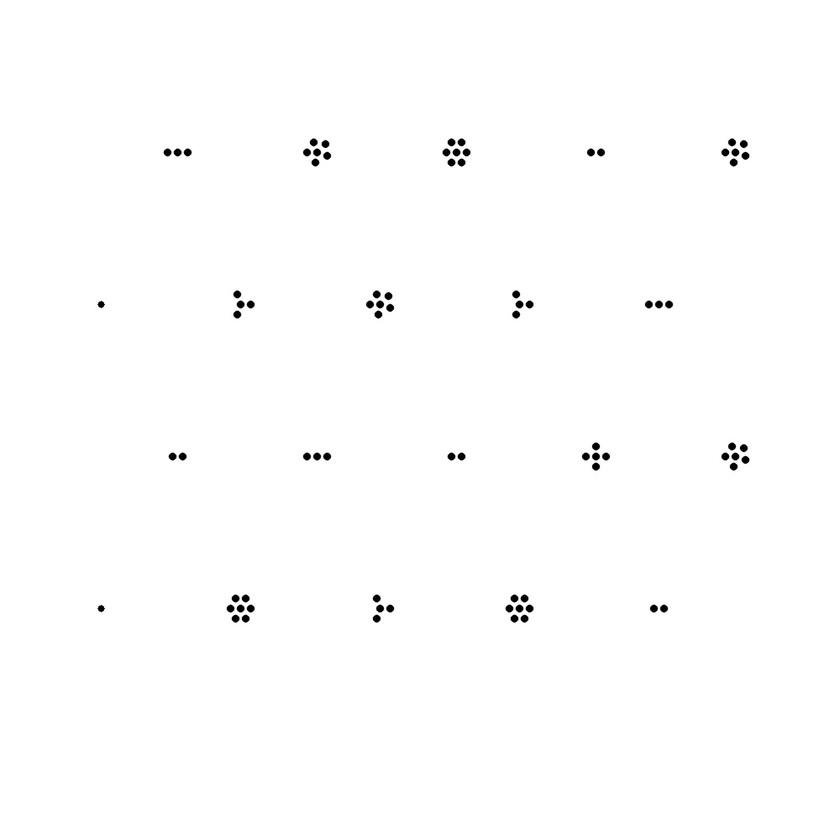
//> input picture DDCM/pattern.jpg, 840 x 840 px, shrunk from 1000 x 1000 before the run
$ ./mainScript   (built with g++ and OpenCV 4)
//> lines starting //> are read from the running program, lines starting //| are printed output that depends on the picture; after the words box and inside, x2 and y2 are one past the last pixel; in counts of white or black regions, pixels touching at a corner belong together
#include <iostream>
#include "opencv2/highgui/highgui.hpp"
#include "opencv2/imgproc/imgproc.hpp"
#include <math.h>
#include <algorithm>
#include <bits/stdc++.h>
#include <time.h> // for random
#include <fstream>
#include "opencv2/highgui/highgui.hpp"
#include "opencv2/imgproc/imgproc.hpp"

cv::RNG rng(12345);
#define PI 3.141592654f

class DotCluster
{
public:
	DotCluster(){};
	// [4 lines left out: function DotCluster, not called in this run]
	int dotNumber;
	cv::Point2f position;
    cv::Point2f dev;
    std::vector<int> votes;
    int id;
    int modeCount;

};
class DC
{
public:
    // [6 lines left out: function DC, not called in this run]
    int id;
    std::string status;
    cv::Point2f position;
    cv::Point2f velocity;
    cv::Point2f deviation;
};

static void draw_delaunay( cv::Mat& img, cv::Subdiv2D& subdiv, cv::Scalar delaunay_color, std::vector<cv::Vec6f> *T ){
    std::vector<cv::Vec6f> triangleList;
    subdiv.getTriangleList(triangleList);
    std::vector<cv::Point> pt(3);
    cv::Size size = img.size();
    cv::Rect rect(0,0, size.width, size.height);

    for( size_t i = 0; i < triangleList.size(); i++ ){
        cv::Vec6f t = triangleList[i];
        pt[0] = cv::Point(cvRound(t[0]), cvRound(t[1]));
        pt[1] = cv::Point(cvRound(t[2]), cvRound(t[3]));
        pt[2] = cv::Point(cvRound(t[4]), cvRound(t[5]));

        // Draw rectangles completely inside the image.
        if ( rect.contains(pt[0]) && rect.contains(pt[1]) && rect.contains(pt[2])){
           line(img, pt[0], pt[1], delaunay_color, 1, CV_AA, 0);
           line(img, pt[1], pt[2], delaunay_color, 1, CV_AA, 0);
           line(img, pt[2], pt[0], delaunay_color, 1, CV_AA, 0);
            (*T).push_back(triangleList[i]);
        }
    }
}

int calculateKey(std::vector<int> numberDots){
    int i = 0;
    for(int j = 0; j < numberDots.size(); ++j){
        i += (numberDots[j] - 1)*pow(3, j-1);
    }
    return i;
}

int findIndex(std::vector<cv::Point2f> centres, cv::Point2f P){
    int index = -1;
    for(int i = 0; i < centres.size(); ++i){
        if(centres [i] == P){
            index = i;
            return index;
        }
    }
    return index;
}

int myMode(std::vector<int> input, int* numberOfVotes){
    std::vector<int> votes ;
    for(int i = 0; i <input.size(); ++i){
        for(int j = 0; j < input[i]; ++j){
            votes.push_back(i+1);
        }
    }
    if(votes.size() == 0){
        return -1;
    }
    std::sort(votes.begin(), votes.end());

    int number = votes[0], modeVal = number;
    int count = 1, countMode = 1;
    int prevMax = 0;
    for (int i=1; i<votes.size(); i++){
        if(votes[i] == number) {
            ++count;
        }
        else{
            if (count > countMode){
                countMode = count;
                modeVal = number;
            }
            else if(count == countMode){
                prevMax = count;
            }
            count = 1;
            number = votes[i];
        }
    }
    if (count > countMode){
        modeVal = number;
    }
    else if(count == countMode){
        prevMax = count;
    }
    (*numberOfVotes) = countMode;
    if(prevMax < countMode){
        return modeVal;
    }
    else{
        return -1;
    }
}

// [28 lines left out: function getPermutation, not called in this run]

std::vector<int> getTriangleOrder(std::vector<int> input, int triangles[3], std::vector <std::vector <int> > triangleIndices){
    std::vector<int> output;
    int A, B, t, X, triangle;
    std::vector<int> T;

    for(int i = 0; i < 3; ++i){
        A = input[i];
        B = input[(i+1)%3];
        for(int j = 0; j < 3; ++j){
            t = triangles[j];
            T = triangleIndices[t];
            if(((A == T[0])||(A == T[1]) ||(A==T[2]))&&((B == T[0])||(B == T[1])|| (B == T[2]))){
                for(int k = 0; k < 3; ++k){
                    if((T[k]!=A)&&(T[k]!=B)){
                        output.push_back(T[k]);
                    }
                }
                output.push_back(B);
            }
        }
    }
    return output;
}

void removeMultipleVotes(std::vector<DotCluster> * input){
    int SIZE = (*input).size();
    int currentID, currentMax;
    for(int i = 0; i < SIZE; ++i){
        currentID = (*input)[i].id;
        currentMax =(*input)[i].modeCount;
        if (currentID != -1){
            for(int j = i + 1; j <SIZE; ++j){
                if((*input)[j].id == currentID){
                    if((*input)[j].modeCount < currentMax){
                        (*input)[j].id = -1;
                    }
                    else if ((*input)[j].modeCount == currentMax){
                        (*input)[j].id = -1;
                        (*input)[i].id = -1;
                    }
                    else{
                        (*input)[i].id = -1;
                    }
                }
            }
        }
    }
}

int fillHashtable( std::unordered_map <int, std::vector<int> > * hashTable, const char* IdFilename, const char * markersFilename, const char * patFilename){
//> called with IdFilename = "markerIDs.txt", markersFilename = "markerClusters.txt", patFilename = "pattern.text"
    std::vector<int> test, IDs ;
    int key, width, height, j = 0, a, b, c;
    std::fstream myfile(IdFilename, std::ios_base::in);
    std::fstream myfile2(markersFilename, std::ios_base::in);
    std::fstream myfile3(patFilename, std::ios_base::in);

    while(myfile3 >> c){
        if(j == 0){
            width = c;
        }
        else if (j ==1 ){
            height = c;
        }
        ++j;
    }

    int i = 0;
    while (myfile >> a){
        myfile2 >> b;
        if(i%6 == 0 ){
            if(test.size()>0){
                for(int j = 0; j < 3; ++j){
                    key = calculateKey(getPermutation(test, j));
                    (*hashTable)[key] = IDs;
                }
                IDs.clear();
                test.clear();
            }
        }
        test.push_back(b);
        IDs.push_back(a);
        ++i;
    }

    return width*height;
}


int main(){

    //INITIALISE THE GRID-----------------------------------------
    //NOTE: ID indexing begins at 1

    std::vector<int> outputTest(6);
    std::unordered_map <int, std::vector<int> > hashTable;
    int numberOfClusters =  fillHashtable(&hashTable, "markerIDs.txt", "markerClusters.txt", "pattern.text");

    std::vector<DC> clusterData(numberOfClusters);
    for(int i = 0; i<numberOfClusters ; ++i){
        clusterData[i].id = i + 1;
    }
   // [232 lines of commented-out code are left out]


    float maxContourArea = 1000.0f;
    float minContourArea = 10.0f;
    float eMax = 0.1f;
    int contourThreshold = 100;
    int gridThreshold = 32;
    int gridWidth = 32;
    float controlParam = 1.0f;

    cv::Mat imgInput, imgThresh, canny_edges, drawing;
    std::vector<std::vector<cv::Point> > contours, contoursThresh,  finalContours;
    std::vector<cv::Vec4i> hierarchy;

    imgInput = cv::imread("pattern.jpg");
//> imgInput is the input picture: 840 rows x 840 cols, CV_8UC3; min 0, max 255, mean 253.6
    cv::cvtColor(imgInput, imgInput, CV_BGR2GRAY);
//> imgInput: 840 rows x 840 cols, CV_8UC1
    adaptiveThreshold(imgInput, imgThresh, 255, cv::ADAPTIVE_THRESH_GAUSSIAN_C, CV_THRESH_BINARY,25,5); //these values can be varied
    blur( imgThresh, imgThresh, cv::Size(3,3));
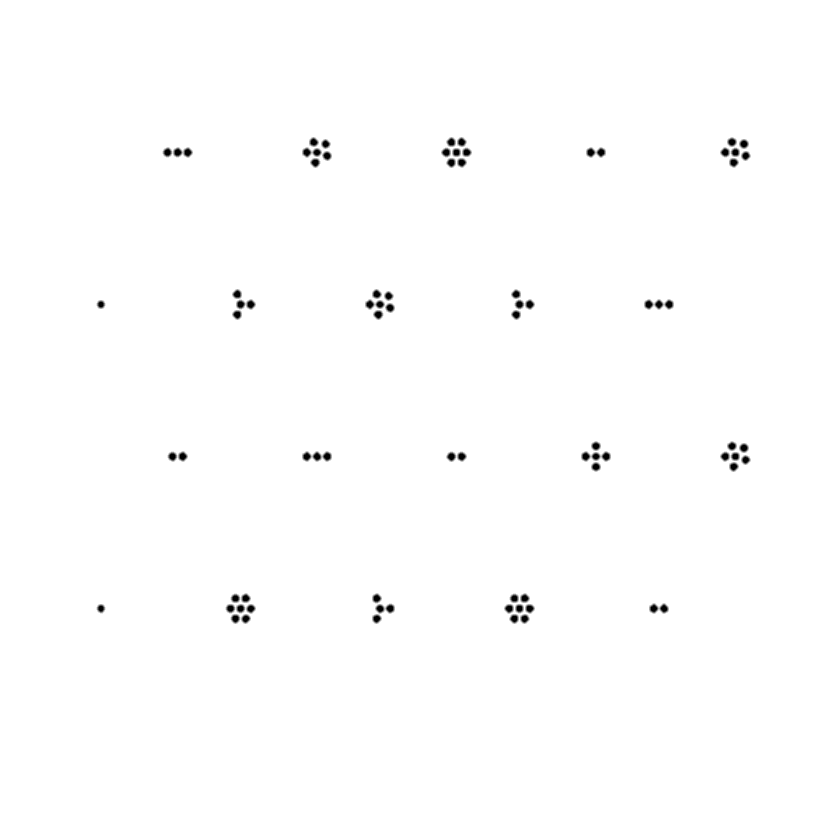
//> imgThresh: 840 rows x 840 cols, CV_8UC1; min 0, max 255, mean 253.6
    Canny( imgThresh, canny_edges, contourThreshold, contourThreshold*3, 7 , true);
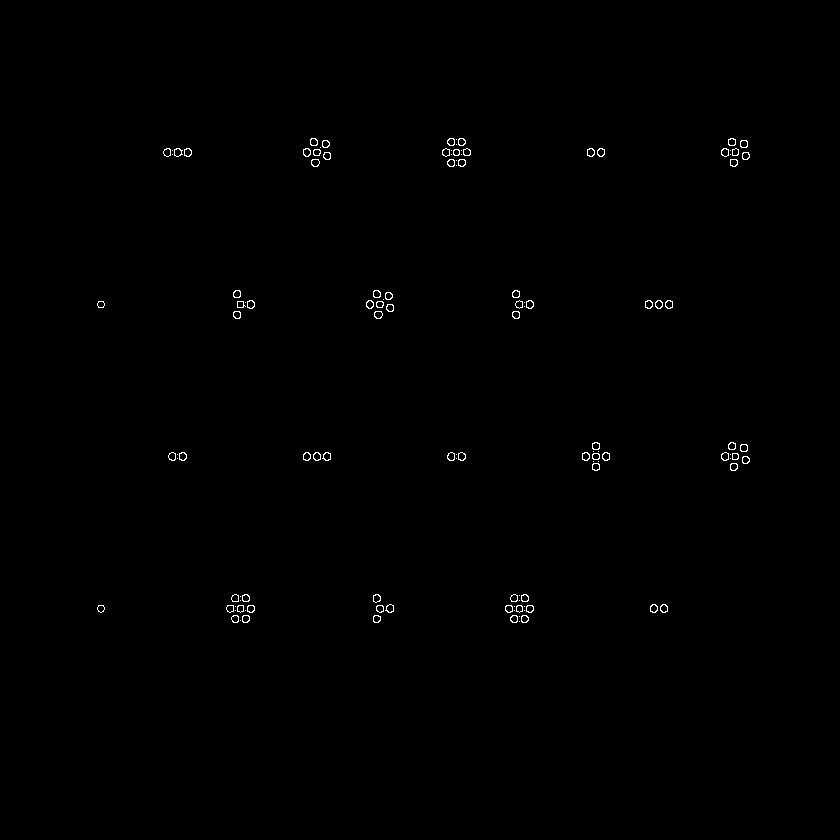
//> canny_edges: 840 rows x 840 cols, CV_8UC1; 0.32% white in thin lines or dots, all inside (x1, y1, x2, y2) = (97, 138, 750, 623)
    findContours( imgThresh, contours, hierarchy, CV_RETR_TREE, CV_CHAIN_APPROX_SIMPLE);
//> contours = 82 contours; largest, box (x1, y1, x2, y2) and area: (0, 0, 840, 840) 703921, (740, 444, 748, 452) 31, (740, 140, 748, 148) 31, (374, 311, 382, 319) 30, (233, 311, 241, 319) 30

    drawing = cv::Mat( imgInput.size(), CV_8UC3 );
    drawing.setTo(cv::Scalar(255,255,255));

    std::vector<float> radius;
    int TotalNumberContours = contours.size();
//> TotalNumberContours = 82
    for( int i = 0; i< TotalNumberContours; i++ ){
        if((contourArea(contours[i]) < maxContourArea) && (contourArea(contours[i]) > minContourArea)){
            contoursThresh.push_back(contours[i]);
        }
    }
//> this loop made 82 passes

    int NumberOfThreshContours = contoursThresh.size();
//> NumberOfThreshContours = 81
    std::vector<cv::Moments> mu(NumberOfThreshContours);
//> mu = 81 items
    std::vector<cv::Point2f> mc(NumberOfThreshContours);
    for( int i = 0; i < NumberOfThreshContours; i++ ){
        mu[i] = moments( contoursThresh[i], true );
    }
//> this loop made 81 passes
    for( int i = 0; i <  NumberOfThreshContours; i++ ){
        mc[i] = cv::Point2f( mu[i].m10/mu[i].m00 , mu[i].m01/mu[i].m00 );
    }
//> after the loop, mc = 81 Points (x, y), first 12: [524, 618.2], [514, 618.1], [376.1, 618.2], [245.3, 618.3], [235, 618.1], [663.7, 608.2], [653.1, 608.1], [529.1, 608], [519, 608], [508.9, 608], [389.9, 608], [379.7, 608.2]

    std::vector<std::vector <int> > indicesInGrid;
    std::vector<int> tempGridIndices;
    int pointsInGrid;
    for(int i = 0; i < imgInput.cols; i+= gridWidth){
        pointsInGrid = 0;
        tempGridIndices.clear();
        for(int j = 0; j < imgInput.rows; j+= gridWidth){
            for(int k = 0; k< NumberOfThreshContours; ++k){
                if((mc[k].x >= i)&&(mc[k].x < i + gridWidth)&&(mc[k].y >= j)&&(mc[k].y < j + gridWidth)){
                    tempGridIndices.push_back(k);
                    ++pointsInGrid;
                }
            }
        }
        if(pointsInGrid < gridThreshold){
            indicesInGrid.push_back(tempGridIndices);
        }
    }
//> this loop made 27 passes
//> pointsInGrid on passes 1 to 4: 0, 0, 0, 2
//> after the loop, pointsInGrid = 0

    std::vector< cv::Point2f> geometricDeviation;//( NumberOfThreshContours);
    std::vector<float> eccentricty;//(NumberOfThreshContours);
    int gridIndex;
    float Eccentricity;
    cv::Point2f GeometricDeviation;
    std::vector<cv::Point2f> final_mc;
    for(int i = 0; i < indicesInGrid.size(); ++i){
        if(indicesInGrid[i].size() > 0){
            for(int j = 0; j < indicesInGrid[i].size(); ++j){
                gridIndex = indicesInGrid[i][j];
                Eccentricity = ((mu[gridIndex].mu20 - mu[gridIndex].mu02)*(mu[gridIndex].mu20 - mu[gridIndex].mu02) + 4*mu[gridIndex].mu11*mu[gridIndex].mu11)/((mu[gridIndex].mu20 + mu[gridIndex].mu02)*(mu[gridIndex].mu20 + mu[gridIndex].mu02));
                if(Eccentricity < eMax){
                    GeometricDeviation = cv::Point2f( sqrt(mu[i].mu20 / mu[i].m00), sqrt(mu[i].mu02 / mu[i].m00));
                   // std::cout<<"X "<<GeometricDeviation.x<<" Y "<<GeometricDeviation.y<<"\n";
                    geometricDeviation.push_back(GeometricDeviation);
                    finalContours.push_back(contoursThresh[gridIndex]);
                    eccentricty.push_back(Eccentricity);
                    radius.push_back(sqrt(contourArea(contoursThresh[gridIndex])/PI));
                    final_mc.push_back(mc[gridIndex]);
                }
            }
        }
    }
//> this loop made 27 passes
//> (gridIndex, Eccentricity, GeometricDeviation) on passes 4, 6, 8, 10: (15, 0.019, Point(1.51, 1.51)), (35, 2.16e-23, Point(1.54, 1.42)), (14, 1.38e-23, Point(1.59, 1.47)), (33, 0.0169, Point(1.59, 1.47))
//> after the loop, gridIndex = 23; Eccentricity = 0.00962; geometricDeviation = 81 Points (x, y), first 12: [1.51, 1.51], [1.51, 1.51], [1.54, 1.42], [1.54, 1.42], [1.54, 1.42], [1.54, 1.42], [1.54, 1.42], [1.59, 1.47], [1.59, 1.47], [1.59, 1.47], [1.59, 1.47], [1.59, 1.47]; finalContours = 81 contours; largest, box (x1, y1, x2, y2) and area: (740, 140, 748, 148) 31, (740, 444, 748, 452) 31, (233, 311, 241, 319) 30, (233, 290, 241, 298) 30, (311, 159, 319, 167) 30; eccentricty = 81 values, max 0.0283 at index 29, min 0 at index 4, mean 0.00753; radius = 81 values, max 3.14 at index 78, min 2.65 at index 0, mean 2.99; final_mc = 81 Points (x, y), first 12: [100.5, 304], [100.5, 608], [187.1, 152], [177.1, 152], [167, 152], [182.1, 456], [172, 456], [236.9, 314.1], [250.1, 304], [240, 304], [236.9, 293.9], [245.1, 598]

    int FinalContourNumber = finalContours.size();
//> FinalContourNumber = 81
    int cluster [FinalContourNumber];
    cluster[0] = 0;
    int counter = 0;
    float pMax, dist;

    for(int i = 1 ; i < FinalContourNumber; ++i){
        pMax = radius[i];
        bool clusterFound = false;
        for(int j = i - 1; j > -1; --j){
            if(!clusterFound){
                dist = sqrt((final_mc[i].x - final_mc[j].x)*(final_mc[i].x - final_mc[j].x) + (final_mc[i].y - final_mc[j].y)*(final_mc[i].y - final_mc[j].y));
                if(dist < pMax*8){
                    clusterFound = true;
                    cluster[i] = cluster[j];
                }
            }
        }
        if(!clusterFound){
            counter++;
            cluster[i] = counter;
        }
    }
//> this loop made 80 passes
//> (pMax, dist) on passes 1 to 4: (2.65, 304), (3.04, 174.9), (3.04, 10), (2.99, 10.11)
//> after the loop, dist = 12.01; counter = 19

    std::vector<std::vector< int > > markers(counter + 1);
//> markers = 20 items
    for(int i = 0; i < FinalContourNumber; ++i){
        markers[cluster[i]].push_back(i); //each item contains vector with indices of dots in cluster
    }

    std::vector<cv::Point2f> markerCentre (counter + 1);
    cv::Point2f currentCentre, currentDev; //contains centres of each cluster.
    int  markersSize;
    std::vector<DotCluster> markerIDs;
    DotCluster dotCluster;
    for(int j = 0; j < numberOfClusters; ++j){
        (dotCluster.votes).push_back(0);
    }
    for(int i = 0; i < counter + 1; ++i){
        currentCentre = cv::Point2f(0.0f, 0.0f);
        currentDev = cv::Point2f(0.0f, 0.0f);
        markersSize = markers[i].size();
        for(int j = 0; j < markersSize; ++j){
            currentCentre += final_mc[(markers[i])[j]];
            currentDev += geometricDeviation[(markers[i])[j]];
        }
        currentCentre.x /= markersSize;
        currentCentre.y /= markersSize;
        markerCentre[i] = currentCentre;

        currentDev.x /= markersSize;
        currentDev.y /= markersSize;

        dotCluster.position = markerCentre[i];
        dotCluster.dotNumber = markersSize;
        dotCluster.dev = currentDev;
        markerIDs.push_back(dotCluster);
    }
//> this loop made 20 passes
//> (markersSize, dotCluster.position, dotCluster.dotNumber, dotCluster.dev) on passes 3 to 4: (3, Point(177.1, 152), 3, Point(1.54, 1.42)), (2, Point(177.1, 456), 2, Point(1.54, 1.42))
//> after the loop, currentCentre = Point(735.5, 455.1); currentDev = Point(1.57, 1.45)


  //  Delauny triangulation
    cv::Rect rect(0,0, imgInput.cols, imgInput.rows);
    cv::Subdiv2D subdiv;
    subdiv.initDelaunay(rect);
    subdiv.insert(markerCentre);
    std::vector<cv::Vec6f>  T;

    draw_delaunay(drawing, subdiv, cv::Scalar(0,0,0), &T);
//> in draw_delaunay, `subdiv.getTriangleList(triangleList);`: triangleList = 26 items, first 8: [100.5, 304, 177.1, 456, 100.5, 608], [177.1, 456, 100.5, 304, 241, 304], [240.1, 608.1, 177.1, 456, 316.6, 456.1], [177.1, 456, 240.1, 608.1, 100.5, 608], [100.5, 304, 177.1, 152, 241, 304], [316.6, 456.1, 177.1, 456, 241, 304], [241, 304, 177.1, 152, 317.1, 151.1], [316.6, 456.1, 241, 304, 380.1, 303.1]
//> the loop in draw_delaunay, `for( size_t i = 0; i < triangleList.size(); i++ )` made 26 passes
//> after the loop in draw_delaunay, `for( size_t i = 0; i < triangleList.size(); i++ )`:
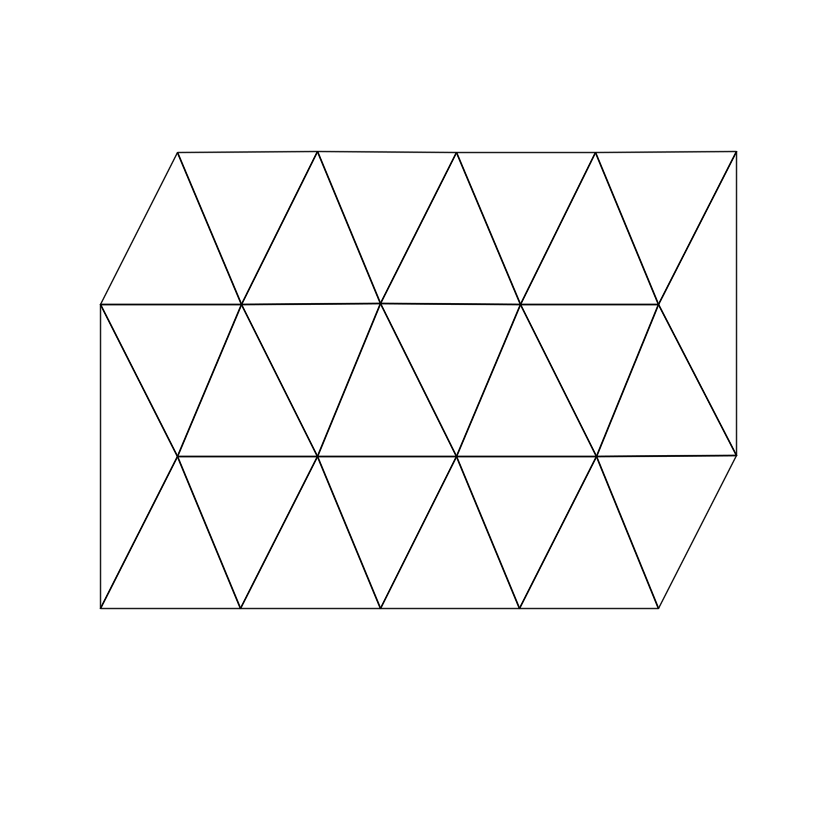
//> img: 840 rows x 840 cols, CV_8UC3; min 0, max 255, mean 250.7
//> T has the same summary as triangleList in draw_delaunay

    cv::Point2f indices[3], indices2[3];

    std::vector <std::vector <int> > adjT (T.size());
//> adjT = 26 items
    std::vector <std::vector <int> > triangleIndices (T.size());
//> triangleIndices = 26 items

    for(int i = 0; i< T.size(); ++i){

        cv::Vec6f t = T[i];
        indices[0] = cv::Point2f(t[0], t[1]);
        indices[1] = cv::Point2f(t[2], t[3]);
        indices[2] = cv::Point2f(t[4], t[5]);

        for (int ii = 0; ii < 3; ++ii){
            (triangleIndices[i]).push_back((findIndex(markerCentre, indices[ii]))); //for triangle i, vertices index in markerCentre can be found
        }

        for(int j =0 ; j < T.size(); ++j){
            if(i!=j){
                cv::Vec6f t2 = T[j];
                indices2[0] = cv::Point2f(t2[0], t2[1]);
                indices2[1] = cv::Point2f(t2[2], t2[3]);
                indices2[2] = cv::Point2f(t2[4], t2[5]);
                int matchingIndices = 0;

                for(int k = 0; k < 3; ++k){
                    for( int l = 0; l < 3; ++l){
                        if(indices[k] == indices2[l]){
                            matchingIndices++;
                        }
                    }
                }
                if(matchingIndices == 2){
                    adjT[i].push_back(j);
                }
            }
        }
    }
//> this loop made 26 passes
//> after the loop, indices2 = 3 Points (x, y): [658.5, 304], [595.5, 152], [735.5, 151.1]
    std::vector <std::vector<int> > indicesT, dotsT;
    std::vector<int> tempVector, tempVector2, tempVector3;
    int adjNo = 0;
    int triInd [3];
    for(int i = 0; i< T.size(); ++i){
        if(adjT[i].size() == 3){
            tempVector.clear();
            tempVector2.clear();
            tempVector3.clear();
            for(int j = 0 ; j < 3; ++j){
                tempVector.push_back((triangleIndices[i])[j]); //first 3 terms are middle of edge vertices
                triInd[j] = adjT[i][j];
            }
            for(int k = 0; k < 3; ++k){
                for(int j = 0 ; j < 3; ++j){
                    int val = (triangleIndices[(adjT[i])[k]])[j];
                    if((val != tempVector[0]) && (val != tempVector[1]) && (val!= tempVector[2])){
                        tempVector.push_back((triangleIndices[(adjT[i])[k]])[j]);
                    }
                }
            }
            tempVector2 = getTriangleOrder(tempVector, triInd, triangleIndices);

            for(int j = 0; j < tempVector2.size(); ++j){
                tempVector3.push_back(markers[tempVector2[j]].size());
            }
            indicesT.push_back(tempVector2);
            dotsT.push_back(tempVector3);
        }
    }
//> this loop made 26 passes
//> (tempVector2, triInd) on passes 2, 3, 6, 8: ([1, 0, 2, 4, 7, 3], [0, 4, 5]), ([1, 3, 4, 7, 9, 5], [3, 5, 9]), ([5, 3, 0, 4, 8, 7], [1, 2, 7]), ([3, 4, 6, 8, 11, 7], [5, 10, 11])
//> after the loop, tempVector3 = [2, 5, 4, 3, 6, 6]


    for(int i = 0 ; i < indicesT.size(); ++i){
        outputTest = hashTable[calculateKey(dotsT[i])];
        for(int j = 0; j<indicesT[i].size(); ++j){
            for (int k = 0; k < outputTest.size(); ++k){
                ++((markerIDs[indicesT[i][j]]).votes)[outputTest[k] - 1];
            }
        }
    }
//> this loop made 14 passes

    int SIZE = markerIDs.size();
    int numberOfVotes;
    for(int i = 0; i<SIZE; ++i){
        markerIDs[i].id = myMode(markerIDs[i].votes, &numberOfVotes); //uses the mode to vote
        markerIDs[i].modeCount = numberOfVotes;
    }
    removeMultipleVotes(&markerIDs);


    int numberOfDetectedMarkers = 0;
    SIZE = markerIDs.size();
    for(int i = 0; i < SIZE; ++i ){
        if(markerIDs[i].id != -1){
            ++numberOfDetectedMarkers;
            if(clusterData[ markerIDs[i].id -1].status == "lost"){
                clusterData[ markerIDs[i].id-1].status = "detected";
                clusterData[ markerIDs[i].id-1].velocity = cv::Point2f(0.0f, 0.0f);
                clusterData[ markerIDs[i].id-1].deviation = markerIDs[i].dev;
            }
        }
//> (the run ends here: the program crashes, at `clusterData[ markerIDs[i].id-1].position = markerIDs[i].position;`)
